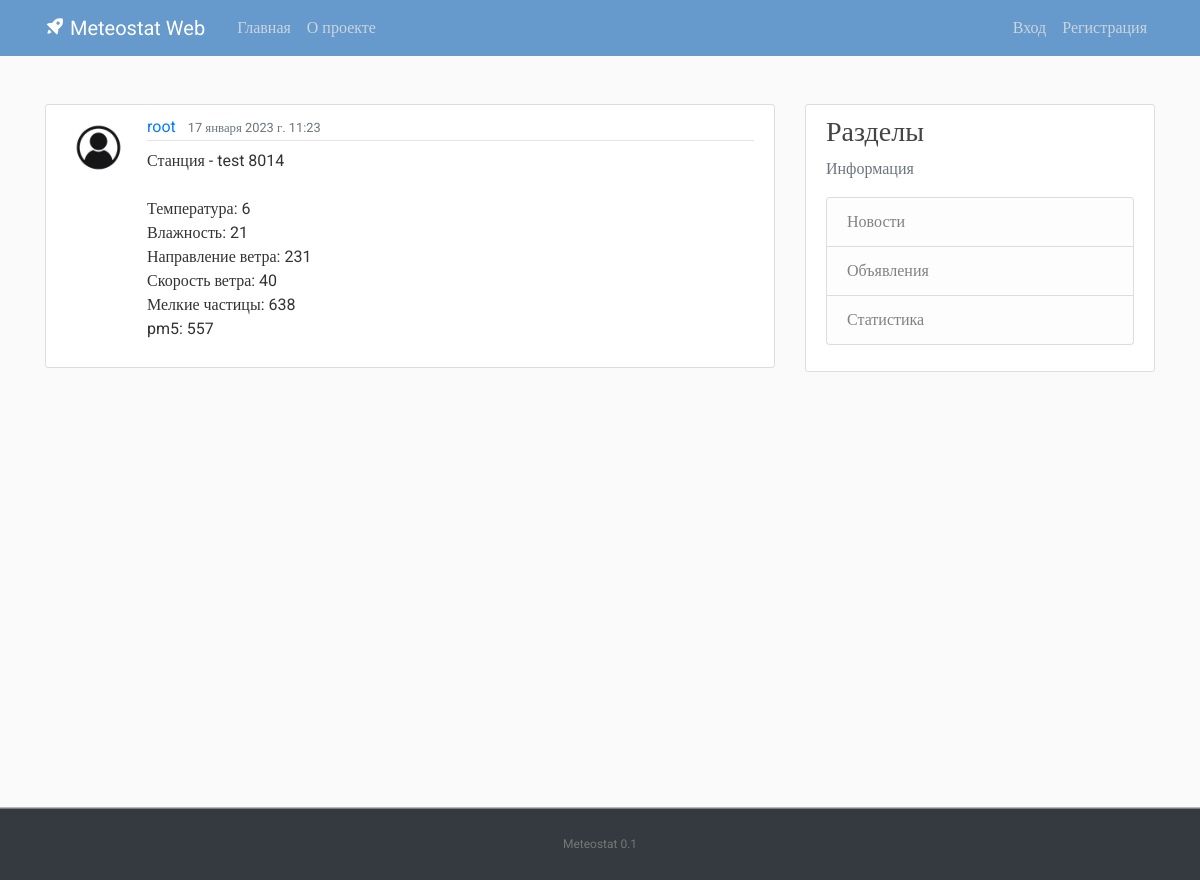
The page /post/19/ on the database its author committed.
### termos/models.py (models this page shows, shortened)
class Post(models.Model):
    stations = models.ForeignKey(Station, on_delete=models.PROTECT, default=0)
    content = models.TextField()
    date_posted = models.DateTimeField(default=timezone.now)
    author = models.ForeignKey(User, on_delete=models.CASCADE)

### users/models.py (models this page shows, shortened)
class Profile(models.Model):
    user = models.OneToOneField(User, on_delete=models.CASCADE ) #, related_name="userprofile")
    image = models.ImageField(default='default.jpg', upload_to='profile_pics')
    service_use_counter = models.IntegerField(editable=False, help_text="Количество запросов", default=0)

### termos/views.py (the view)
# urls.py: path('post/<int:pk>/', PostDetailView.as_view(), name='post-detail'),
class PostDetailView(DetailView):
    model = Post

### termos/templates/termos/post_detail.html (shortened to what this page needs)
{% extends "termos/base.html" %}
{% block content %}
  <article class="media content-section">
    <img class="rounded-circle article-img" src="{{ object.author.profile.image.url }}">
    <div class="media-body">
      <div class="article-metadata">
        <a class="mr-2" href="{% url 'user-posts' object.author.username %}">{{ object.author }}</a>
        <small class="text-muted">{{ object.date_posted }}
         </small>
       </div>
      <p class="article-content">{{ object.content }}</p>
    </div>
  </article>
{% endblock content %}

### termos/static/termos/main.css (style rules this page uses)
body, html { width:100%; height:100% }
body { margin:0; padding:0; background: #fafafa; color: #333333; margin-top: 5rem; font-family:Roboto; }
.content-section { background: #ffffff; padding: 10px 20px; border: 1px solid #dddddd; border-radius: 3px; margin-bottom: 20px; }
.article-content { white-space: pre-line; }
.article-img { height: 65px; width: 65px; margin-right: 16px; }
.article-metadata { padding-bottom: 1px; margin-bottom: 4px; border-bottom: 1px solid #e3e3e3 }

### rows shown on the page
Post: author.profile.image (placeholder picture), author "root", date_posted "17 января 2023 г. 11:23", content "Станция - test 8014 Температура: 6 Влажность: 21 Направление ветра: 231 Скорость ветра: 40 Мелкие частицы: 638 pm5: 557"
